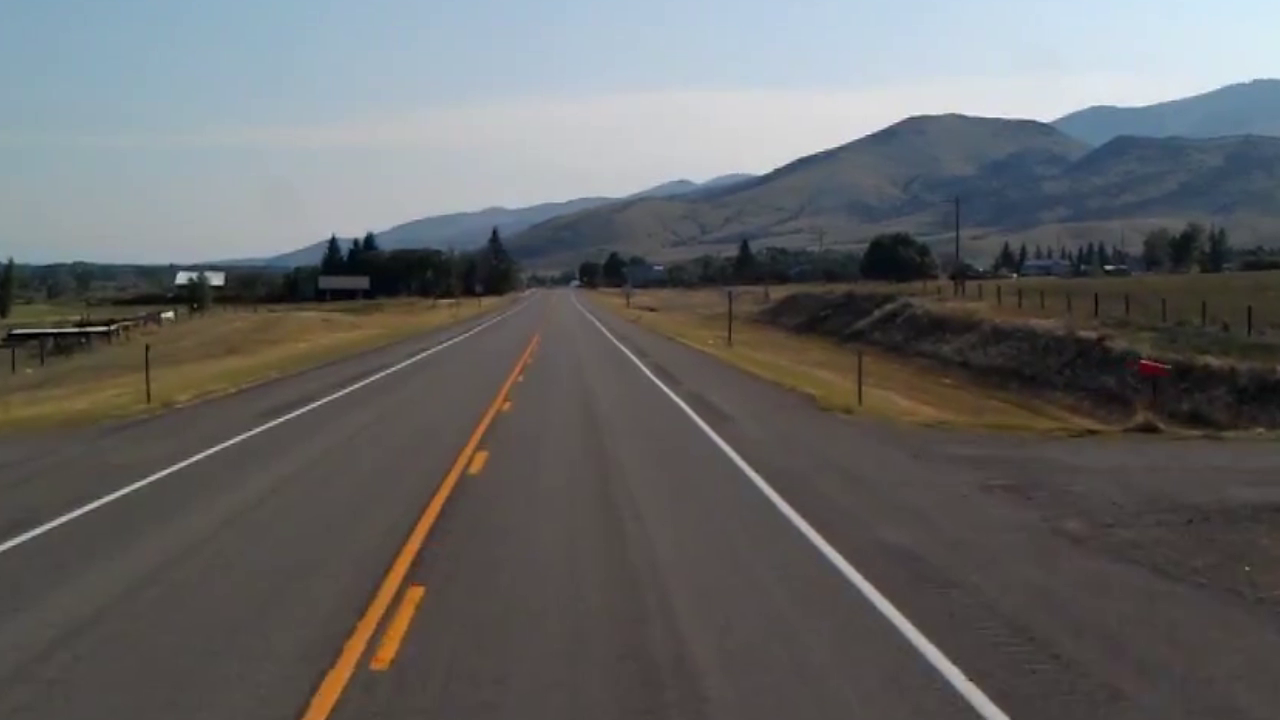
#> input picture Task-3/Road_Lane_Detection/images/road.jpg, 1280 x 720 px
$ python region_of_interest.py
#> lines starting #> are read from the running program, lines starting #| are printed output that depends on the picture; after the words box and inside, x2 and y2 are one past the last pixel; in counts of white or black regions, pixels touching at a corner belong together
import matplotlib.pylab as plt
import cv2
import numpy as np

image = cv2.imread('images/road.jpg')
#> image is the input picture: shape (720, 1280, 3); mean B, G, R 102.9, 102.8, 102.4
image = cv2.cvtColor(image, cv2.COLOR_BGR2RGB)

print(image.shape)
#| (720, 1280, 3)
height = image.shape[0]
#> height = 720
width = image.shape[1]
#> width = 1280

region_of_interest_vertices = [
    (0,height),
    (0, 500),
    (473, 322),
    (615,313),
    (width, height)
]

def region_of_interest(img, vertices):
    mask = np.zeros_like(img)
    channel_count = img.shape[2]
#> channel_count = 3
    match_mask_color = (255,) * channel_count
#> match_mask_color = (255, 255, 255)
    cv2.fillPoly(mask, vertices, match_mask_color)
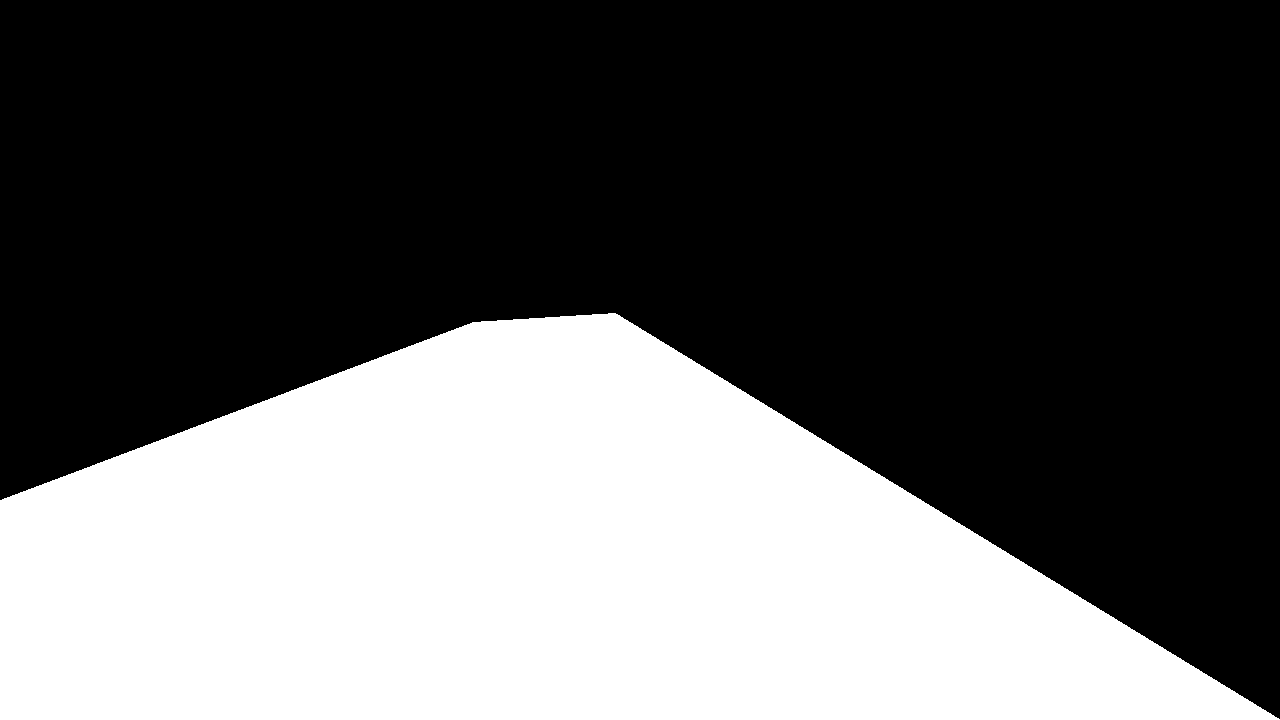
#> mask: shape (720, 1280, 3); 36.8% white; 1 white region, box (x1, y1, x2, y2) and area: (0, 313, 1280, 720) 338879
    masked_image = cv2.bitwise_and(img, mask)
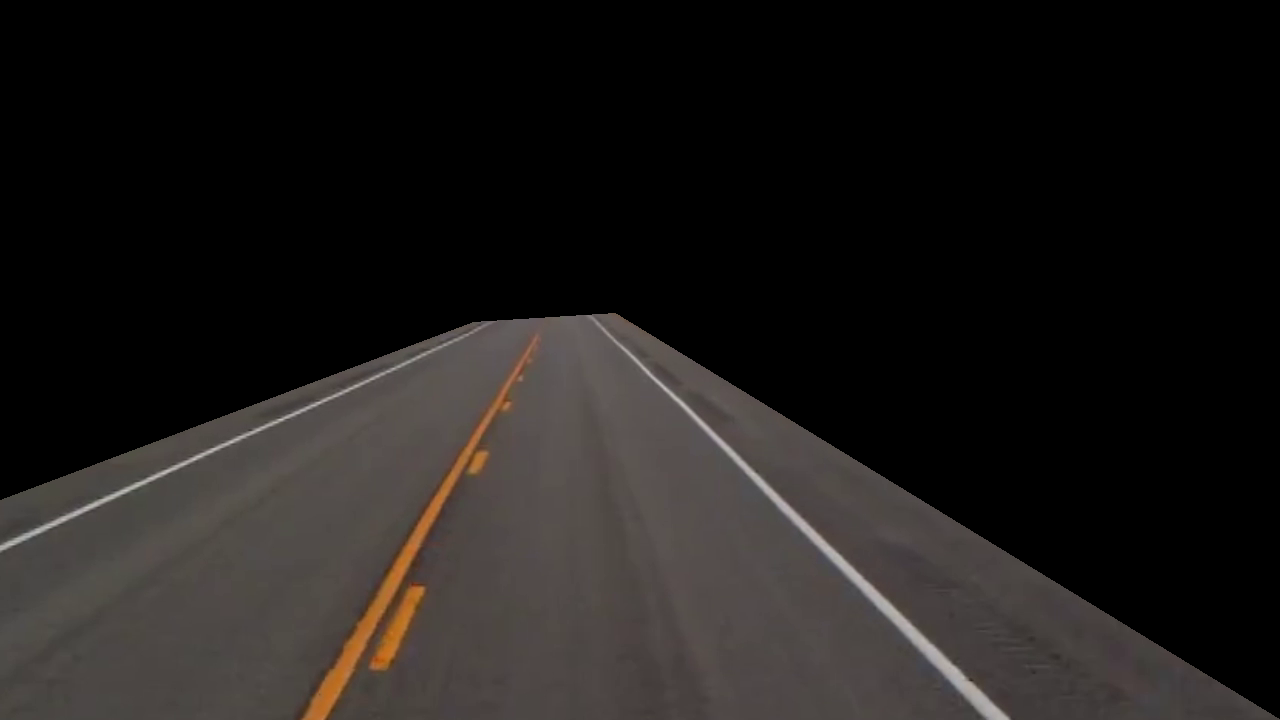
#> masked_image: shape (720, 1280, 3); mean R, G, B 30.9, 28.1, 26.6
    return masked_image

cropped_image = region_of_interest(image,
                np.array([region_of_interest_vertices], np.int32),)

plt.imshow(image)
plt.show()
